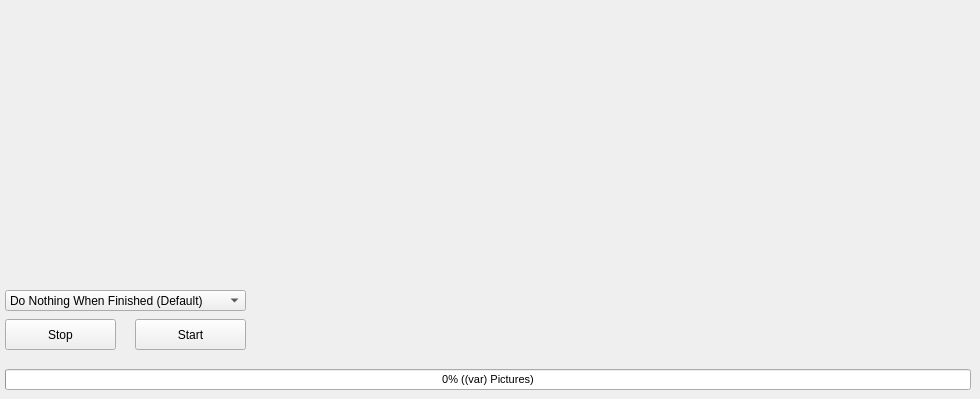
    <widget class="QWidget" name="tabFinnish">
     <attribute name="title">
      <string>Finnish</string>
     </attribute>
     <widget class="QComboBox" name="whatToDo">
      <property name="geometry">
       <rect>
        <x>5</x>
        <y>290</y>
        <width>241</width>
        <height>21</height>
       </rect>
      </property>
      <property name="editable">
       <bool>false</bool>
      </property>
      <property name="maxVisibleItems">
       <number>10</number>
      </property>
      <property name="duplicatesEnabled">
       <bool>false</bool>
      </property>
      <property name="frame">
       <bool>true</bool>
      </property>
      <item>
       <property name="text">
        <string>Do Nothing When Finished (Default)</string>
       </property>
      </item>
      <item>
       <property name="text">
        <string>Close Window When Finished</string>
       </property>
      </item>
      <item>
       <property name="text">
        <string>Shutdown PC (Windows only)</string>
       </property>
      </item>
     </widget>
     <widget class="QPushButton" name="stop">
      <property name="geometry">
       <rect>
        <x>5</x>
        <y>319</y>
        <width>111</width>
        <height>31</height>
       </rect>
      </property>
      <property name="text">
       <string>Stop</string>
      </property>
     </widget>
     <widget class="QPushButton" name="start">
      <property name="geometry">
       <rect>
        <x>135</x>
        <y>319</y>
        <width>111</width>
        <height>31</height>
       </rect>
      </property>
      <property name="autoFillBackground">
       <bool>false</bool>
      </property>
      <property name="styleSheet">
       <string notr="true"/>
      </property>
      <property name="text">
       <string>Start</string>
      </property>
     </widget>
     <widget class="QProgressBar" name="progressBar">
      <property name="geometry">
       <rect>
        <x>5</x>
        <y>369</y>
        <width>966</width>
        <height>21</height>
       </rect>
      </property>
      <property name="font">
       <font>
        <pointsize>8</pointsize>
        <bold>false</bold>
        <stylestrategy>PreferAntialias</stylestrategy>
       </font>
      </property>
      <property name="styleSheet">
       <string notr="true"/>
      </property>
      <property name="value">
       <number>0</number>
      </property>
      <property name="textVisible">
       <bool>true</bool>
      </property>
      <property name="orientation">
       <enum>Qt::Horizontal</enum>
      </property>
      <property name="textDirection">
       <enum>QProgressBar::TopToBottom</enum>
      </property>
      <property name="format">
       <string>%p% ((var) Pictures)</string>
      </property>
     </widget>
    </widget>
